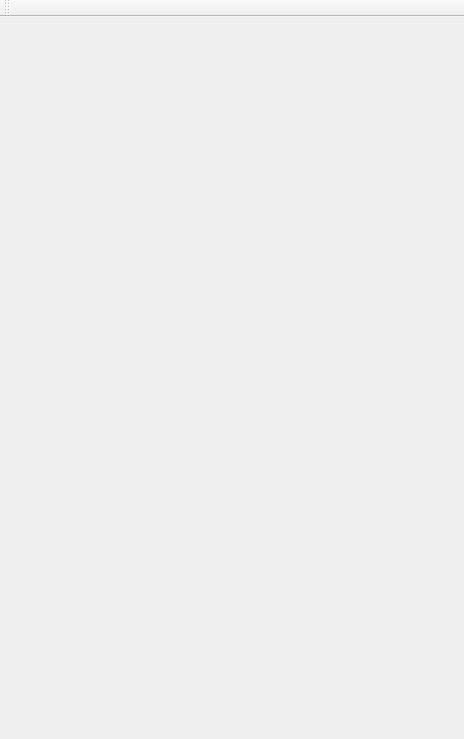
<?xml version="1.0" encoding="UTF-8"?>
<ui version="4.0">
 <class>Interface</class>
 <widget class="QMainWindow" name="Interface">
  <property name="geometry">
   <rect>
    <x>0</x>
    <y>0</y>
    <width>464</width>
    <height>739</height>
   </rect>
  </property>
  <property name="windowTitle">
   <string>Interface</string>
  </property>
  <widget class="QWidget" name="centralWidget">
   <layout class="QVBoxLayout" name="centralLayout">
    <property name="spacing">
     <number>0</number>
    </property>
    <property name="leftMargin">
     <number>0</number>
    </property>
    <property name="topMargin">
     <number>0</number>
    </property>
    <property name="rightMargin">
     <number>0</number>
    </property>
    <property name="bottomMargin">
     <number>0</number>
    </property>
   </layout>
  </widget>
  <widget class="QToolBar" name="toolBar">
   <property name="windowTitle">
    <string>toolBar</string>
   </property>
   <attribute name="toolBarArea">
    <enum>TopToolBarArea</enum>
   </attribute>
   <attribute name="toolBarBreak">
    <bool>false</bool>
   </attribute>
  </widget>
 </widget>
 <layoutdefault spacing="6" margin="11"/>
 <resources/>
 <connections/>
</ui>
